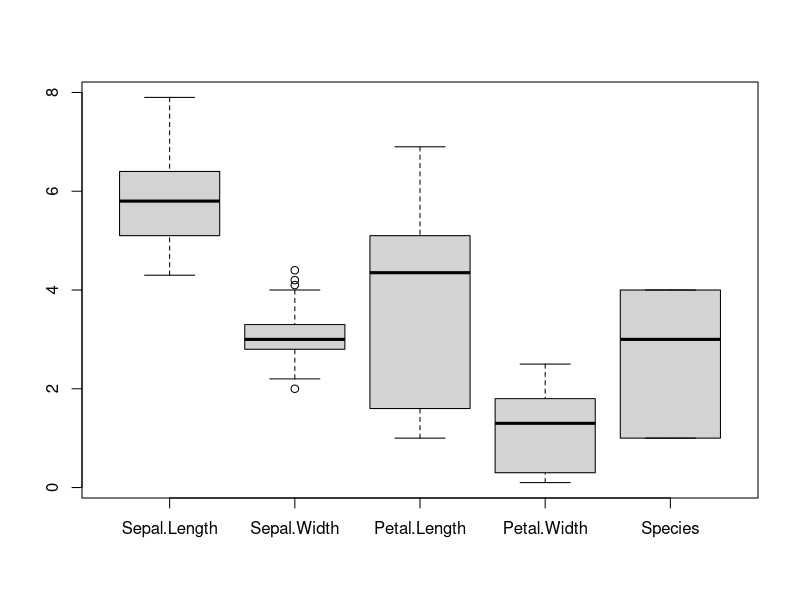
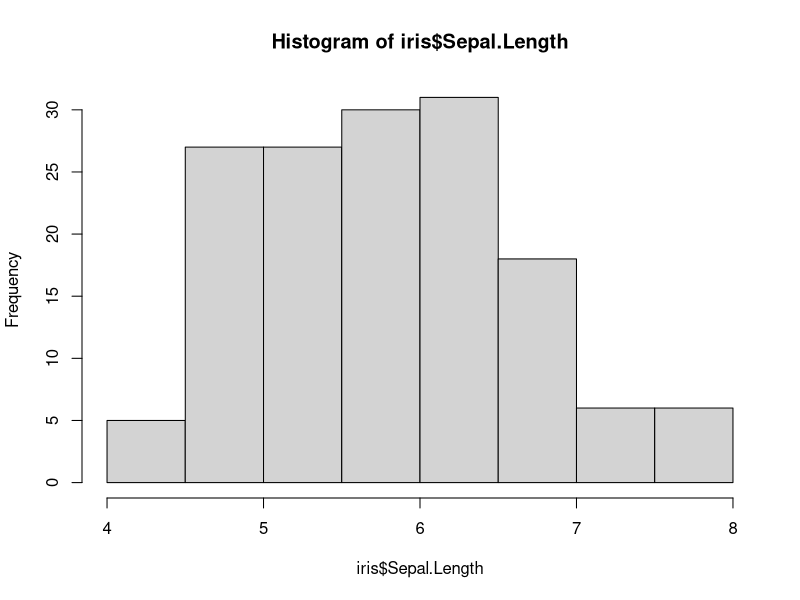
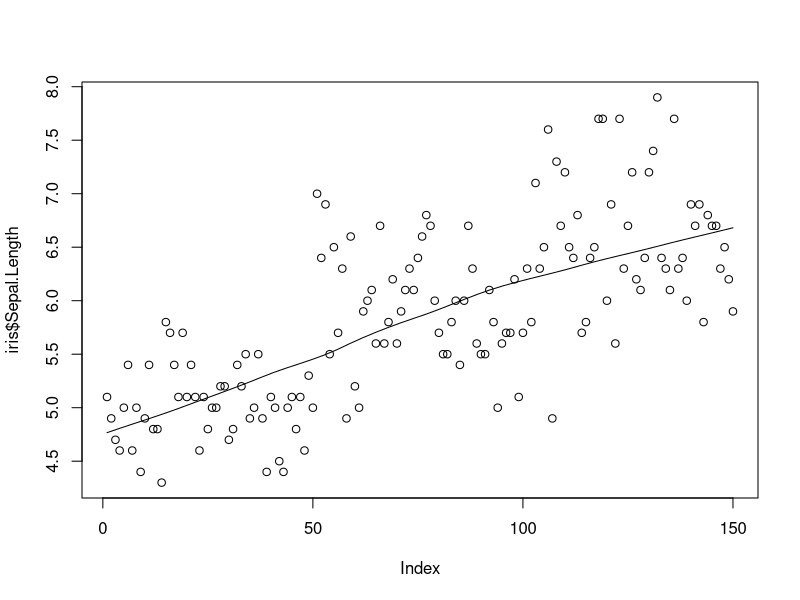
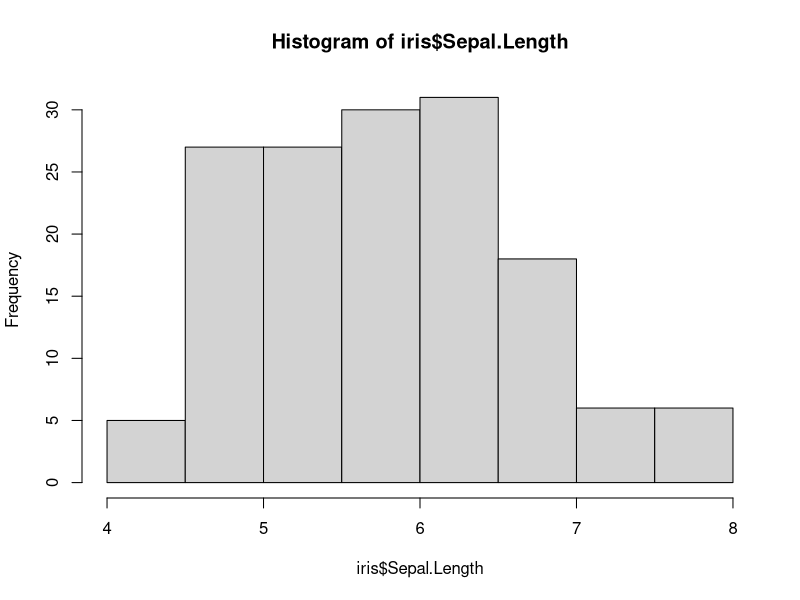
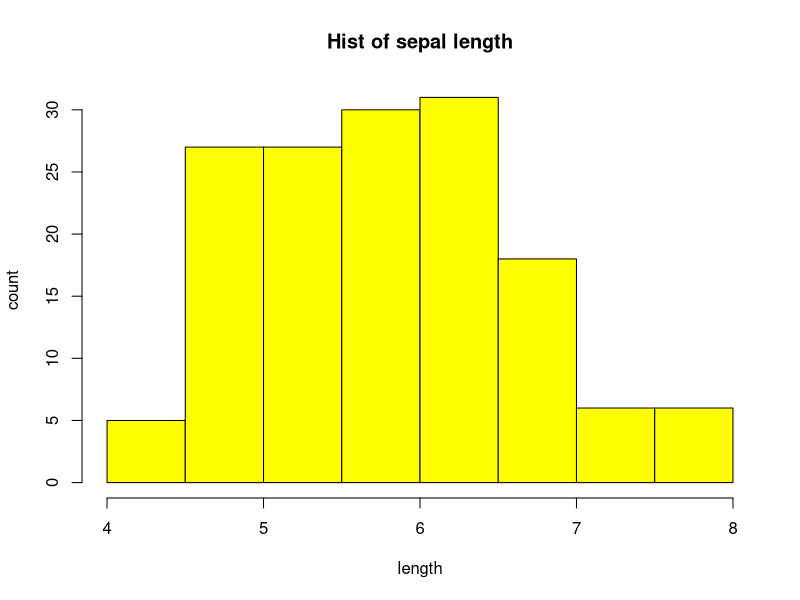
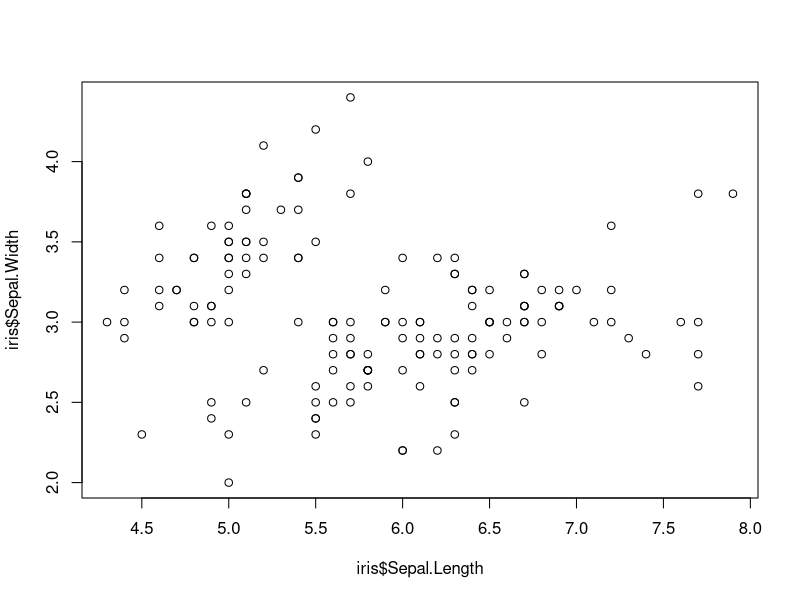
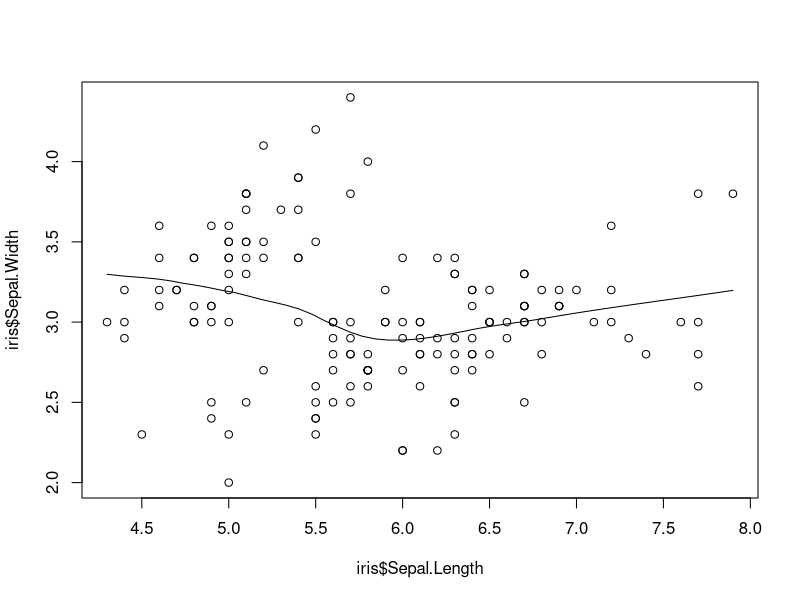

Write the R code that produced these figures, in order.
#**********************DATA FRAME****************
country=c("India","USA","CHINA")
gdp=c(20,70,50)
population=c(130,60,145)
df=data.frame(country,gdp,population)
df
class(df)
dim(df) #dimesnion
nrow(df)
ncol(df)
colnames(df) #all the columns used
#Access individual columns...
df[,3] #indexing works..
df$population
#indexing in a dataframe
df[ ,1] # to get all rows and first column
df$country #to access columns using $
df$gdp
#using matrix like indexing in df also works
df[2,3]
df[2,]

iris
View(iris)
dim(iris)
str(iris)

iris$Species=as.character(iris$Species)
str(iris)
iris[1,5] = "something"
View(iris)

iris$Species=as.factor(iris$Species)
str(iris)
sum(iris$Sepal.Length>5)

summary(iris)

boxplot(iris)

sd(iris$Sepal.Length)
hist(iris$Sepal.Length)
scatter.smooth(iris$Sepal.Length)
hist(iris$Sepal.Length)
hist(iris$Sepal.Length,breaks = 6, col = "yellow1", xlab = 'length', ylab = "count", main = "Hist of sepal length")

plot(iris$Sepal.Length,iris$Sepal.Width)
scatter.smooth(iris$Sepal.Length,iris$Sepal.Width)

quantile(iris$Sepal.Width,0.25)
q3=quantile(iris$Sepal.Width,0.75)
IQR(iris$Sepal.Width)

sum(iris$Sepal.Width>(1.5 * IQR(iris$Sepal.Width)+q3))

sum(iris$Sepal.Length>5 & iris$Sepal.Width<4)

dim(iris[(iris$Sepal.Length>5)&(iris$Sepal.Width<4), ])
summary(iris[(iris$Sepal.Length>5)&(iris$Sepal.Width<4), ])

table(iris[(iris$Sepal.Length>5)&(iris$Sepal.Width<4), ])
table(iris$Species)

temp = iris[(iris$Sepal.Length>5)&(iris$Sepal.Width<4), ]
table(temp$Species)    
